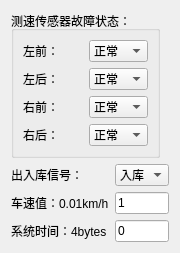
<?xml version="1.0" encoding="UTF-8"?>
<ui version="4.0">
 <class>GatherPacket</class>
 <widget class="QDialog" name="GatherPacket">
  <property name="geometry">
   <rect>
    <x>0</x>
    <y>0</y>
    <width>172</width>
    <height>232</height>
   </rect>
  </property>
  <property name="windowTitle">
   <string>Dialog</string>
  </property>
  <layout class="QVBoxLayout" name="verticalLayout_2">
   <item>
    <layout class="QHBoxLayout" name="horizontalLayout">
     <item>
      <widget class="QGroupBox" name="groupBox">
       <property name="title">
        <string>测速传感器故障状态：</string>
       </property>
       <layout class="QVBoxLayout" name="verticalLayout">
        <item>
         <layout class="QGridLayout" name="gridLayout">
          <item row="0" column="0">
           <widget class="QLabel" name="label_2">
            <property name="text">
             <string>左前：</string>
            </property>
           </widget>
          </item>
          <item row="0" column="1">
           <widget class="QComboBox" name="comboBox_2">
            <item>
             <property name="text">
              <string>正常</string>
             </property>
            </item>
            <item>
             <property name="text">
              <string>故障</string>
             </property>
            </item>
           </widget>
          </item>
          <item row="1" column="0">
           <widget class="QLabel" name="label_3">
            <property name="text">
             <string>左后：</string>
            </property>
           </widget>
          </item>
          <item row="1" column="1">
           <widget class="QComboBox" name="comboBox_3">
            <item>
             <property name="text">
              <string>正常</string>
             </property>
            </item>
            <item>
             <property name="text">
              <string>故障</string>
             </property>
            </item>
           </widget>
          </item>
          <item row="2" column="0">
           <widget class="QLabel" name="label_4">
            <property name="text">
             <string>右前：</string>
            </property>
           </widget>
          </item>
          <item row="2" column="1">
           <widget class="QComboBox" name="comboBox_4">
            <item>
             <property name="text">
              <string>正常</string>
             </property>
            </item>
            <item>
             <property name="text">
              <string>故障</string>
             </property>
            </item>
           </widget>
          </item>
          <item row="3" column="0">
           <widget class="QLabel" name="label_5">
            <property name="text">
             <string>右后：</string>
            </property>
           </widget>
          </item>
          <item row="3" column="1">
           <widget class="QComboBox" name="comboBox_5">
            <item>
             <property name="text">
              <string>正常</string>
             </property>
            </item>
            <item>
             <property name="text">
              <string>故障</string>
             </property>
            </item>
           </widget>
          </item>
         </layout>
        </item>
       </layout>
      </widget>
     </item>
     <item>
      <spacer name="horizontalSpacer">
       <property name="orientation">
        <enum>Qt::Horizontal</enum>
       </property>
       <property name="sizeHint" stdset="0">
        <size>
         <width>40</width>
         <height>20</height>
        </size>
       </property>
      </spacer>
     </item>
    </layout>
   </item>
   <item>
    <layout class="QGridLayout" name="gridLayout_2">
     <item row="1" column="0">
      <widget class="QLabel" name="label_6">
       <property name="text">
        <string>车速值：0.01km/h</string>
       </property>
      </widget>
     </item>
     <item row="1" column="1">
      <widget class="QLineEdit" name="lineEdit">
       <property name="text">
        <string>1</string>
       </property>
      </widget>
     </item>
     <item row="2" column="0">
      <widget class="QLabel" name="label_7">
       <property name="text">
        <string>系统时间：4bytes</string>
       </property>
      </widget>
     </item>
     <item row="2" column="1">
      <widget class="QLineEdit" name="lineEdit_2">
       <property name="text">
        <string>0</string>
       </property>
      </widget>
     </item>
     <item row="0" column="0">
      <widget class="QLabel" name="label">
       <property name="text">
        <string>出入库信号：</string>
       </property>
      </widget>
     </item>
     <item row="0" column="1">
      <widget class="QComboBox" name="comboBox">
       <item>
        <property name="text">
         <string>入库</string>
        </property>
       </item>
       <item>
        <property name="text">
         <string>出库</string>
        </property>
       </item>
      </widget>
     </item>
    </layout>
   </item>
  </layout>
 </widget>
 <resources/>
 <connections/>
</ui>
